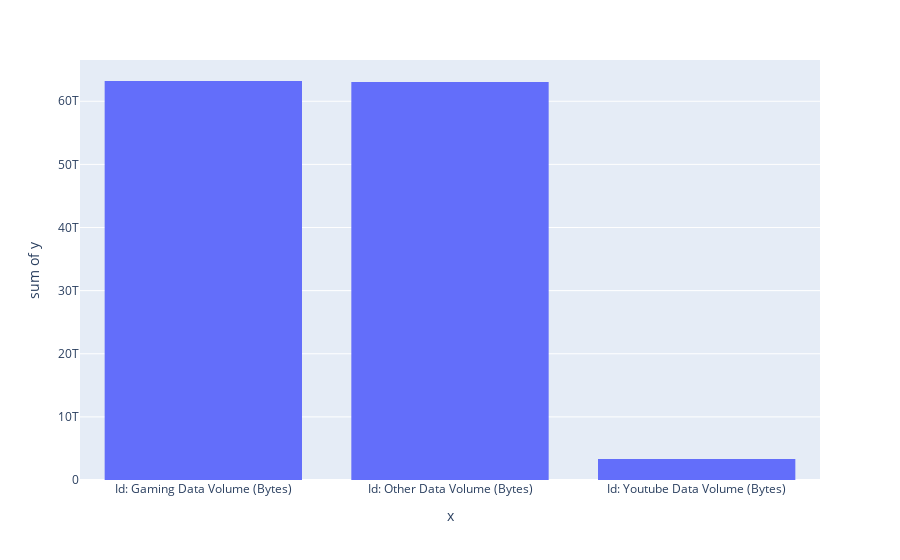

The notebook cell this image was saved under:
### Code cell
hist(top_3_apps.nlargest(3))

### Figure 1 — Plotly figure (JSON) as saved in the notebook; plotly's stock layout.template omitted (floating-point values rounded to 4 significant figures)
{"data": [{"alignmentgroup": "True", "bingroup": "x", "histfunc": "sum", "hovertemplate": "x=%{x}<br>sum of y=%{y}<extra></extra>", "legendgroup": "", "marker": {"color": "#636efa", "pattern": {"shape": ""}}, "name": "", "offsetgroup": "", "orientation": "v", "showlegend": false, "type": "histogram", "x": ["Id: Gaming Data Volume (Bytes)", "Id: Other Data Volume (Bytes)", "Id: Youtube Data Volume (Bytes)"], "xaxis": "x", "y": [63213202833408, 63053727006720, 3325812801536], "yaxis": "y"}], "layout": {"autosize": true, "barmode": "relative", "legend": {"tracegroupgap": 0}, "margin": {"t": 60}, "xaxis": {"anchor": "y", "autorange": true, "domain": [0, 1], "range": [-0.5, 2.5], "title": {"text": "x"}, "type": "category"}, "yaxis": {"anchor": "x", "autorange": true, "domain": [0, 1], "range": [0, 66540000000000.0], "title": {"text": "sum of y"}, "type": "linear"}}}
